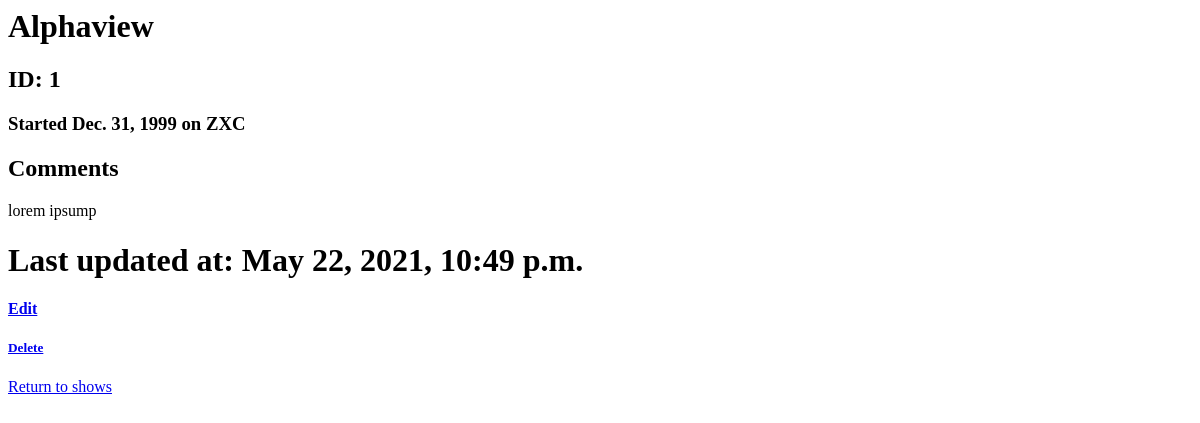
Page /shows/1 on the earlier database version.
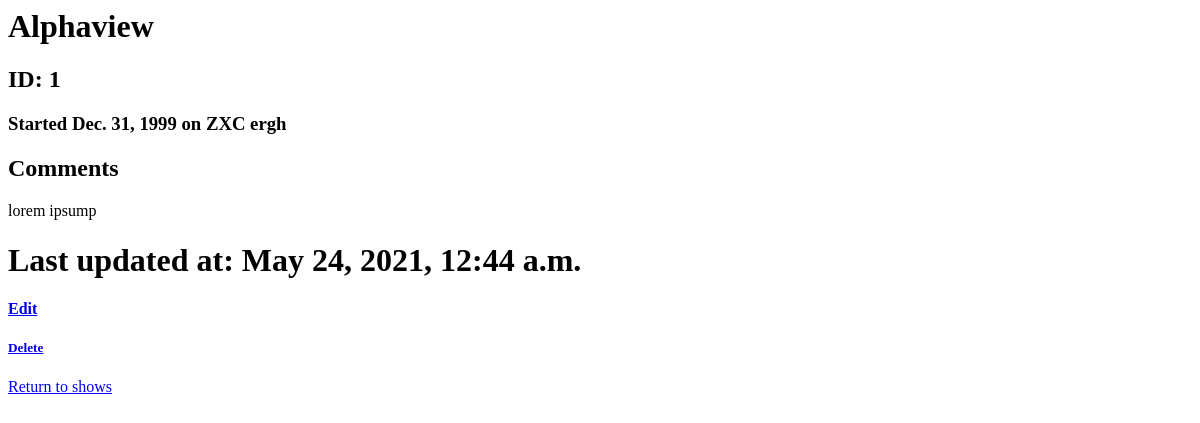
Same page on the later database version.
### rest_tv_app/models.py (models this page shows, shortened)
class Tv_show(models.Model):
    title = models.CharField(max_length=255)
    network = models.CharField(max_length=255)
    start_date = models.DateField()
    desc = models.TextField(default="Boring")
    created_at = models.DateTimeField(auto_now_add=True)
    updated_at = models.DateTimeField(auto_now=True)
    objects = Tv_showManager()

### rest_tv_app/views.py (the view)
# urls.py: path('shows/<int:render_id>', views.show_data),
def show_data(request, render_id):
    show = Tv_show.objects.get(id=render_id)
    context = {
        "show": show
    }
    return render(request, "show_data.html", context)

### rest_tv_app/templates/show_data.html (shortened to what this page needs)
<head>
</head>
<body>
  <h1>{{show.title}}</h1>
  <h2>ID: {{show.id}}</h2>
  <h3>Started {{show.start_date}} on {{show.network}}</h3>
  <h2>Comments</h2>
  <p>{{show.desc}}</p>
  <h1>Last updated at: {{show.updated_at}}</h1>
  <a href="/shows/edit/{{show.id}}"><h4>Edit</h4></a>
  <a href="/shows/delete/{{show.id}}"><h5>Delete</h5></a>
  <a href="/shows">Return to shows</a>
</body>

Differences in the rows shown:
changed Tv_show "Alphaview": network "ZXC" → "ZXC ergh"; updated_at "May 22, 2021, 10:49 p.m." → "May 24, 2021, 12:44 a.m."
